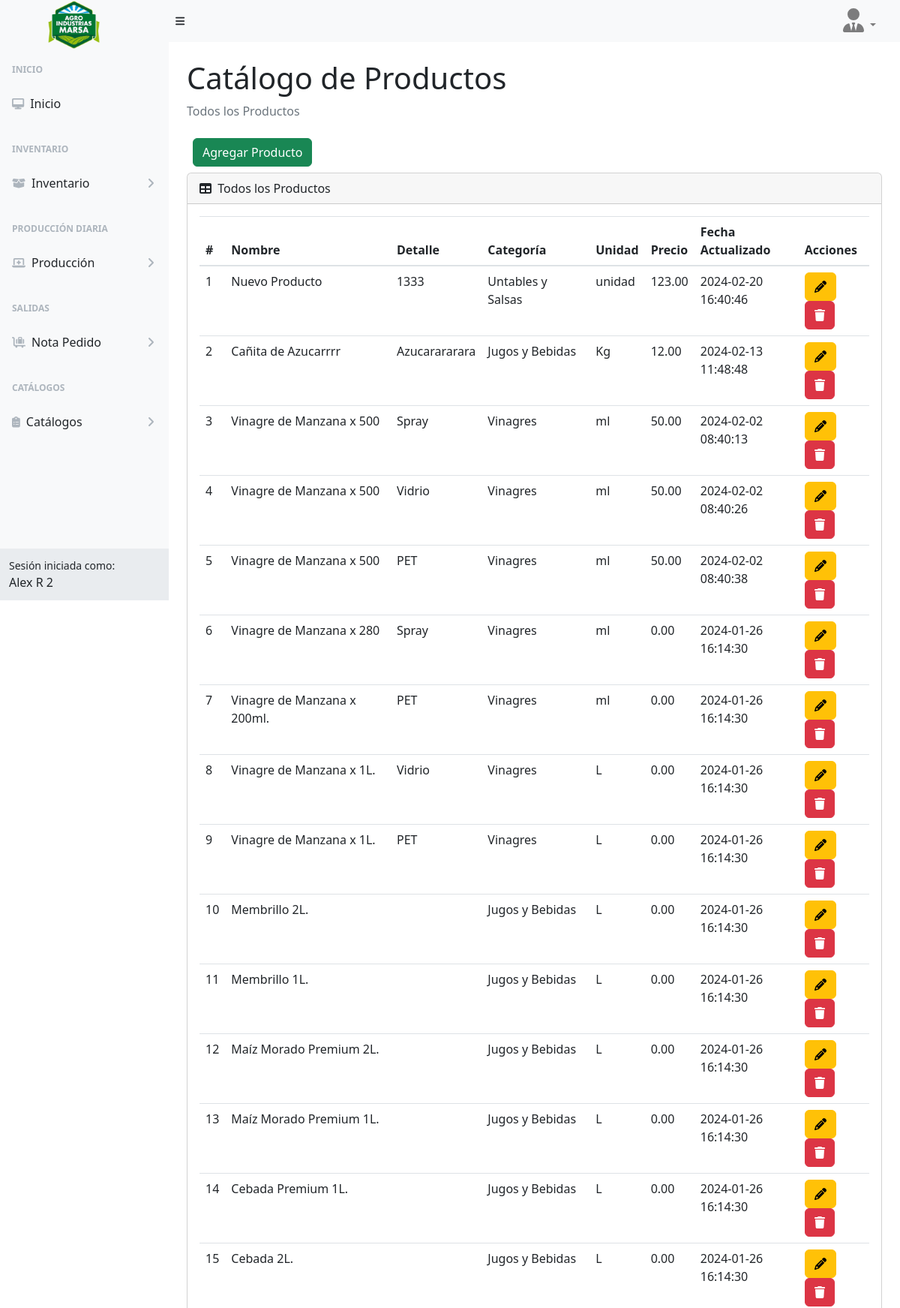
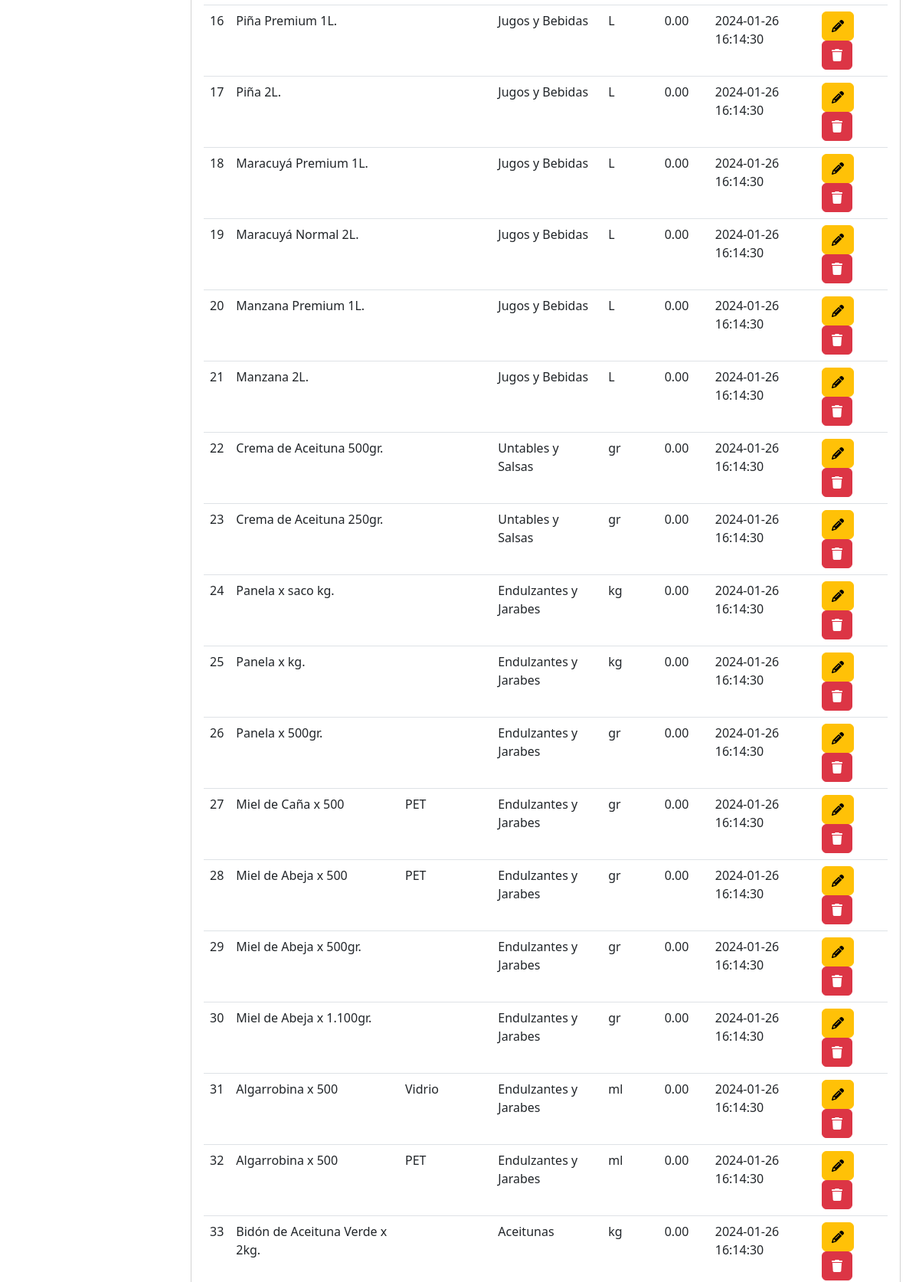
The page /products (signed in, upper part) on the database its author committed (2 pictures, top to bottom).
### tables this page shows
CREATE TABLE `tb_producto`  (
  `IdProd` int NOT NULL AUTO_INCREMENT,
  `IdCate` int NOT NULL,
  `NombreProducto` varchar(255) NOT NULL,
  `DetalleProducto` varchar(255) NULL DEFAULT NULL,
  `Unidad` varchar(50) NOT NULL,
  `Cantidad` int NOT NULL,
  `Precio` decimal(10, 2) NOT NULL,
  `DateCreate` datetime NOT NULL,
  `DateUpdate` datetime NOT NULL,
  PRIMARY KEY (`IdProd`) USING BTREE,
  INDEX `IdCate`(`IdCate`) USING BTREE,
  CONSTRAINT `tb_producto_ibfk_1` FOREIGN KEY (`IdCate`) REFERENCES `tb_categoriaprod` (`IdCate`) ON DELETE RESTRICT ON UPDATE RESTRICT
);

CREATE TABLE `tb_categoriaprod`  (
  `IdCate` int NOT NULL AUTO_INCREMENT,
  `NombreCategoria` varchar(255) NOT NULL,
  `DateCreate` datetime NOT NULL,
  `DateUpdate` datetime NOT NULL,
  PRIMARY KEY (`IdCate`) USING BTREE
);

### controller/template.controller.php (called while the page is built)
<?php
class TemplateController
{
  static public function ctrTemplate()
  {
    include "view/template.php";
  }
}

### index.php (called while the page is built, shortened)
<?php
require_once "controller/template.controller.php";
require_once "controller/products.controller.php";
require_once "controller/users.controller.php";
require_once "model/products.model.php";
$template = new TemplateController();
$template -> ctrTemplate();

### controller/products.controller.php (called while the page is built, shortened)
<?php
class ProductsController
{
  public static function ctrGetAllProducts()
  {
    $table = "tb_producto";
    $listProducts = ProductsModel::mdlGetAllProducts($table);
    return $listProducts;
  }
}

### model/conexion.php (called while the page is built)
<?php
class Conexion
{
  static public function conn()
  {
    $link = new PDO("mysql:host=localhost;dbname=marsa_db","root","");
    $link->exec("set names utf8");
    return $link;
  }
}

### model/products.model.php (called while the page is built, shortened)
<?php
require_once "conexion.php";
class ProductsModel
{
  public static function mdlGetAllProducts($table)
  {
    $statement = Conexion::conn()->prepare("SELECT tb_producto.IdProd, tb_producto.NombreProducto, tb_producto.DetalleProducto, tb_producto.IdCate, tb_producto.Unidad, tb_producto.Precio, tb_producto.DateUpdate, tb_categoriaprod.NombreCategoria FROM $table INNER JOIN tb_categoriaprod ON tb_producto.IdCate = tb_categoriaprod.IdCate ORDER BY IdProd DESC");
    $statement->execute();
    return $statement->fetchAll();
  }
}

### view/modules/products.php (the view, shortened to what this page needs)
</div>
</div>
<div class="sb-sidenav-footer">
  <div class="small">Sesión iniciada como:</div>
  <?php echo $_SESSION["Nombre"] ?>
</div>
</nav>
</div>
<div id="layoutSidenav_content">
  <main class="bg">
    <div class="container-fluid px-4">
      <h1 class="mt-4">Catálogo de Productos</h1>
      <ol class="breadcrumb mb-4">
        <li class="breadcrumb-item active">Todos los Productos</li>
      </ol>
      <div class="d-flex m-2">
        <button type="button" class="btn btn-success" data-toggle="modal" data-target="#modalAddProduct">
          Agregar Producto
        </button>
      </div>
      <div class="card mb-4">
        <div class="card-header">
          <i class="fas fa-table me-1"></i>
          Todos los Productos
        </div>
        <div class="card-body">
          <table id="datatablesSimple" class="data-table-Products table">
            <thead>
              <tr>
                <th>#</th>
                <th>Nombre</th>
                <th>Detalle</th>
                <th>Categoría</th>
                <th>Unidad</th>
                                <th>Precio</th>
                                <th>Fecha Actualizado</th>
                <th>Acciones</th>
              </tr>
            </thead>
            <tbody>
              <?php
              $listProducts = ProductsController::ctrGetAllProducts();
              foreach ($listProducts as $key => $value) {
                echo
                '<tr>
                  <td>' . ($key + 1) . '</td>
                  <td>' . $value["NombreProducto"] . '</td>
                  <td>' . $value["DetalleProducto"] . '</td>
                  <td>' . $value["NombreCategoria"] . '</td>
                  <td>' . $value["Unidad"] . '</td>
                                    <td>' . $value["Precio"] . '</td>
                                    <td>' . $value["DateUpdate"] . '</td>
                  <td>
                    <button class="btn btn-warning btnEditProduct" codProduct="' . $value["IdProd"] . '" data-toggle="modal" data-target="#modalEditProduct"><i class="fa-solid fa-pencil"></i></button>
                    <button class="btn btn-danger btnDeleteProduct" codProduct="' . $value["IdProd"] . '" userTypeProd="' . $_SESSION['IdTipoUsu'] . '"><i class="fa-solid fa-trash"></i></button>
                  </td>
                </tr>';
              }
              ?>
            </tbody>
          </table>
        </div>
      </div>
    </div>
  </main>
</div>
</div>

### rows shown on the page
tb_producto: NombreProducto "Nuevo Producto", DetalleProducto "1333", IdCate.NombreCategoria "Untables y Salsas", Unidad "unidad", Precio "123.00", DateUpdate "2024-02-20 16:40:46"
tb_producto: NombreProducto "Cañita de Azucarrrr", DetalleProducto "Azucarararara", IdCate.NombreCategoria "Jugos y Bebidas", Unidad "Kg", Precio "12.00", DateUpdate "2024-02-13 11:48:48"
tb_producto: NombreProducto "Vinagre de Manzana x 500", DetalleProducto "Spray", IdCate.NombreCategoria "Vinagres", Unidad "ml", Precio "50.00", DateUpdate "2024-02-02 08:40:13"
tb_producto: NombreProducto "Vinagre de Manzana x 500", DetalleProducto "Vidrio", IdCate.NombreCategoria "Vinagres", Unidad "ml", Precio "50.00", DateUpdate "2024-02-02 08:40:26"
tb_producto: NombreProducto "Vinagre de Manzana x 500", DetalleProducto "PET", IdCate.NombreCategoria "Vinagres", Unidad "ml", Precio "50.00", DateUpdate "2024-02-02 08:40:38"
tb_producto: NombreProducto "Vinagre de Manzana x 280", DetalleProducto "Spray", IdCate.NombreCategoria "Vinagres", Unidad "ml", Precio "0.00", DateUpdate "2024-01-26 16:14:30"
tb_producto: NombreProducto "Vinagre de Manzana x 200ml.", DetalleProducto "PET", IdCate.NombreCategoria "Vinagres", Unidad "ml", Precio "0.00", DateUpdate "2024-01-26 16:14:30"
tb_producto: NombreProducto "Vinagre de Manzana x 1L.", DetalleProducto "Vidrio", IdCate.NombreCategoria "Vinagres", Unidad "L", Precio "0.00", DateUpdate "2024-01-26 16:14:30"
tb_producto: NombreProducto "Vinagre de Manzana x 1L.", DetalleProducto "PET", IdCate.NombreCategoria "Vinagres", Unidad "L", Precio "0.00", DateUpdate "2024-01-26 16:14:30"
tb_producto: NombreProducto "Membrillo 2L.", IdCate.NombreCategoria "Jugos y Bebidas", Unidad "L", Precio "0.00", DateUpdate "2024-01-26 16:14:30"
tb_producto: NombreProducto "Membrillo 1L.", IdCate.NombreCategoria "Jugos y Bebidas", Unidad "L", Precio "0.00", DateUpdate "2024-01-26 16:14:30"
tb_producto: NombreProducto "Maíz Morado Premium 2L.", IdCate.NombreCategoria "Jugos y Bebidas", Unidad "L", Precio "0.00", DateUpdate "2024-01-26 16:14:30"
tb_producto: NombreProducto "Maíz Morado Premium 1L.", IdCate.NombreCategoria "Jugos y Bebidas", Unidad "L", Precio "0.00", DateUpdate "2024-01-26 16:14:30"
tb_producto: NombreProducto "Cebada Premium 1L.", IdCate.NombreCategoria "Jugos y Bebidas", Unidad "L", Precio "0.00", DateUpdate "2024-01-26 16:14:30"
tb_producto: NombreProducto "Cebada 2L.", IdCate.NombreCategoria "Jugos y Bebidas", Unidad "L", Precio "0.00", DateUpdate "2024-01-26 16:14:30"
tb_producto: NombreProducto "Piña Premium 1L.", IdCate.NombreCategoria "Jugos y Bebidas", Unidad "L", Precio "0.00", DateUpdate "2024-01-26 16:14:30"
tb_producto: NombreProducto "Piña 2L.", IdCate.NombreCategoria "Jugos y Bebidas", Unidad "L", Precio "0.00", DateUpdate "2024-01-26 16:14:30"
tb_producto: NombreProducto "Maracuyá Premium 1L.", IdCate.NombreCategoria "Jugos y Bebidas", Unidad "L", Precio "0.00", DateUpdate "2024-01-26 16:14:30"
tb_producto: NombreProducto "Maracuyá Normal 2L.", IdCate.NombreCategoria "Jugos y Bebidas", Unidad "L", Precio "0.00", DateUpdate "2024-01-26 16:14:30"
tb_producto: NombreProducto "Manzana Premium 1L.", IdCate.NombreCategoria "Jugos y Bebidas", Unidad "L", Precio "0.00", DateUpdate "2024-01-26 16:14:30"
tb_producto: NombreProducto "Manzana 2L.", IdCate.NombreCategoria "Jugos y Bebidas", Unidad "L", Precio "0.00", DateUpdate "2024-01-26 16:14:30"
tb_producto: NombreProducto "Crema de Aceituna 500gr.", IdCate.NombreCategoria "Untables y Salsas", Unidad "gr", Precio "0.00", DateUpdate "2024-01-26 16:14:30"
tb_producto: NombreProducto "Crema de Aceituna 250gr.", IdCate.NombreCategoria "Untables y Salsas", Unidad "gr", Precio "0.00", DateUpdate "2024-01-26 16:14:30"
tb_producto: NombreProducto "Panela x saco kg.", IdCate.NombreCategoria "Endulzantes y Jarabes", Unidad "kg", Precio "0.00", DateUpdate "2024-01-26 16:14:30"
tb_producto: NombreProducto "Panela x kg.", IdCate.NombreCategoria "Endulzantes y Jarabes", Unidad "kg", Precio "0.00", DateUpdate "2024-01-26 16:14:30"
tb_producto: NombreProducto "Panela x 500gr.", IdCate.NombreCategoria "Endulzantes y Jarabes", Unidad "gr", Precio "0.00", DateUpdate "2024-01-26 16:14:30"
tb_producto: NombreProducto "Miel de Caña x 500", DetalleProducto "PET", IdCate.NombreCategoria "Endulzantes y Jarabes", Unidad "gr", Precio "0.00", DateUpdate "2024-01-26 16:14:30"
tb_producto: NombreProducto "Miel de Abeja x 500", DetalleProducto "PET", IdCate.NombreCategoria "Endulzantes y Jarabes", Unidad "gr", Precio "0.00", DateUpdate "2024-01-26 16:14:30"
tb_producto: NombreProducto "Miel de Abeja x 500gr.", IdCate.NombreCategoria "Endulzantes y Jarabes", Unidad "gr", Precio "0.00", DateUpdate "2024-01-26 16:14:30"
tb_producto: NombreProducto "Miel de Abeja x 1.100gr.", IdCate.NombreCategoria "Endulzantes y Jarabes", Unidad "gr", Precio "0.00", DateUpdate "2024-01-26 16:14:30"
tb_producto: NombreProducto "Algarrobina x 500", DetalleProducto "Vidrio", IdCate.NombreCategoria "Endulzantes y Jarabes", Unidad "ml", Precio "0.00", DateUpdate "2024-01-26 16:14:30"
tb_producto: NombreProducto "Algarrobina x 500", DetalleProducto "PET", IdCate.NombreCategoria "Endulzantes y Jarabes", Unidad "ml", Precio "0.00", DateUpdate "2024-01-26 16:14:30"
tb_producto: NombreProducto "Bidón de Aceituna Verde x 2kg.", IdCate.NombreCategoria "Aceitunas", Unidad "kg", Precio "0.00", DateUpdate "2024-01-26 16:14:30"

### other values the page prints
$_SESSION["Nombre"] "Alex R 2"
